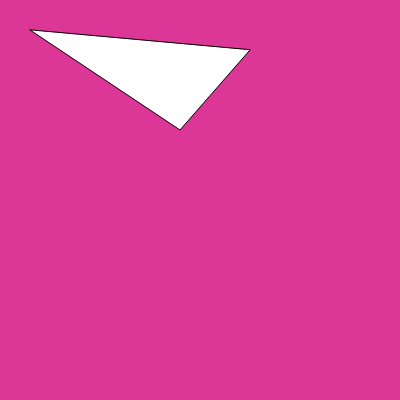
Frame 1 (no input)
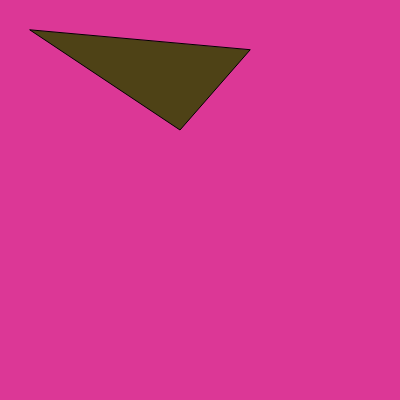
Frame 60 (no input)
Frame 120 (the mouse pressed at the canvas centre since frame 60): identical to frame 60, image omitted

The p5.js sketch that drew these frames (run headless with seeded random() and noise() and a simulated clock; from frame 60 on, the mouse is pressed at the canvas centre):

// p5.js sketch
// ── sketch.js
//qustion:1
//Try changing the number on the "createcanva"and "background"
function setup() {
  createCanvas(400, 400);
}

function draw() {
  background(220, 55, 150);
  triangle(30, 30, 180, 130 ,250, 50);
  fill(78,66,22);
  
  
  }
